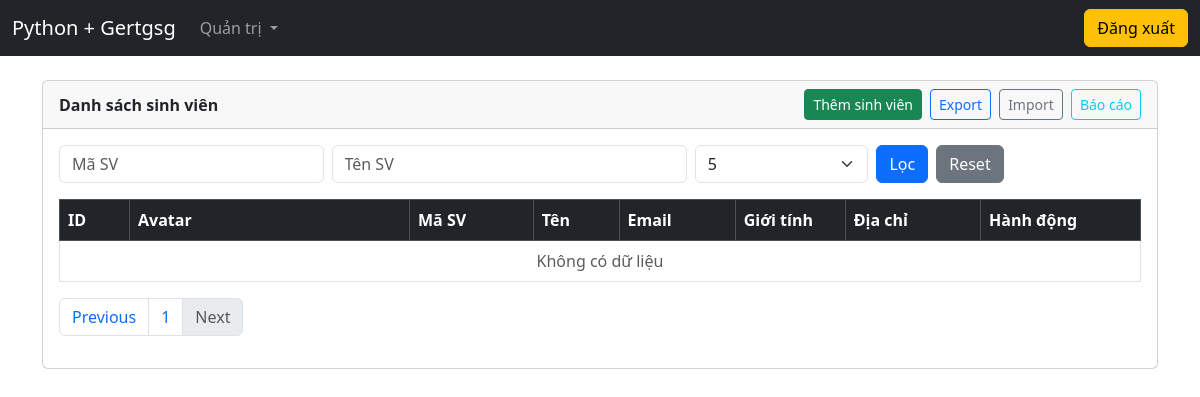
Before: /admin/students?page=2&ma_sv=&ten_sv=&per_page=5 (signed in) with the older database file.
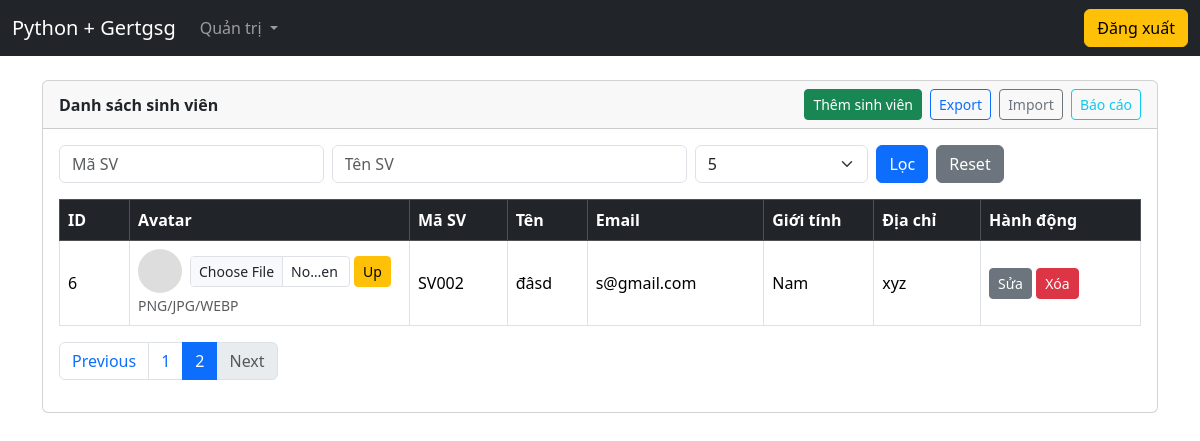
After: the same page with the newer database file.
### models.py (models this page shows, shortened)
class Student(UserMixin, db.Model):
    __tablename__ = "students"
    id = db.Column(db.Integer, primary_key=True)
    ma_sv = db.Column(db.String(50), unique=True, nullable=False, index=True)
    ten_sv = db.Column(db.String(255), nullable=False, index=True)
    email = db.Column(db.String(255), unique=True, nullable=False, index=True)
    mat_khau = db.Column(db.String(255), nullable=False)
    role = db.Column(db.String(20), nullable=False, default="student", index=True)
    avatar = db.Column(db.String(255), nullable=True)
    gioi_tinh = db.Column(db.String(10), nullable=True)
    dia_chi = db.Column(db.Text, nullable=True)
    failed_attempts = db.Column(db.Integer, nullable=False, default=0)
    last_failed_at = db.Column(db.DateTime, nullable=True)
    lock_until = db.Column(db.DateTime, nullable=True)
    class_id = db.Column(
        db.Integer,
        db.ForeignKey("classes.id", ondelete="SET NULL"),
        nullable=True,
        index=True,
    )
    class_ = db.relationship("Class", back_populates="students")
    teaching_classes = db.relationship(
        "Class",
        secondary=teacher_classes,
        back_populates="teachers",
        lazy="subquery",
    )

### admin_routes.py (the view)
@admin_bp.get("/students")
@login_required
@roles_required("admin")
def admin_students_index():
    q_ma = (request.args.get("ma_sv") or "").strip()
    q_ten = (request.args.get("ten_sv") or "").strip()
    try:
        page = int(request.args.get("page", 1))
    except ValueError:
        page = 1
    try:
        per_page = int(request.args.get("per_page", 5))
    except ValueError:
        per_page = 5
    per_page = 5 if per_page not in (5, 10, 20) else per_page
    query = Student.query
    if q_ma:
        query = query.filter(Student.ma_sv.ilike(f"%{q_ma}%"))
    if q_ten:
        query = query.filter(Student.ten_sv.ilike(f"%{q_ten}%"))
    pagination = query.order_by(Student.id.asc()).paginate(page=page, per_page=per_page, error_out=False)
    return render_template(
        "admin/index.html",  # bạn đang để students ở admin/index.html
        students=pagination.items,
        pagination=pagination,
        ma_sv=q_ma,
        ten_sv=q_ten,
        per_page=per_page,
    )

### app.py (called while the page is built)
@app.context_processor
def inject_csrf():
    def form_csrf_token():
        return Markup(f'<input type="hidden" name="csrf_token" value="{generate_csrf()}">')
    return dict(form_csrf_token=form_csrf_token)

@login_manager.user_loader
def load_user(user_id: str):
    try:
        return Student.query.get(int(user_id))
    except Exception:
        return None

### auth.py (called while the page is built)
def roles_required(*roles):
    def decorator(fn):
        @wraps(fn)
        def wrapper(*args, **kwargs):
            if not current_user.is_authenticated:
                abort(401)
            user_role = (getattr(current_user, "role", "") or "").strip().lower()
            if user_role not in [r.lower() for r in roles]:
                abort(403)
            return fn(*args, **kwargs)
        return wrapper
    return decorator

### templates/admin/index.html (shortened to what the changed rows need)
{% extends "base.html" %}
{% set title="Quản lý sinh viên (Admin)" %}
{% block content %}
<div class="card text-dark">
  <div class="card-body">
    <div class="table-responsive">
      <table class="table table-bordered align-middle">
        <thead class="table-dark">
          <tr>
            <th style="width:70px;">ID</th>
            <th style="width:280px;">Avatar</th>
            <th>Mã SV</th>
            <th>Tên</th>
            <th>Email</th>
            <th style="width:110px;">Giới tính</th>
            <th>Địa chỉ</th>
            <th style="width:160px;">Hành động</th>
          </tr>
        </thead>
        <tbody>
          {% for s in students %}
          <tr>
            <td>{{ s.id }}</td>
            <td>
              <div class="d-flex align-items-center gap-2">
                {% if s.avatar %}
                  <img
                    src="{{ url_for('static', filename='uploads/' ~ s.avatar) }}"
                    width="44" height="44"
                    style="border-radius:50%;object-fit:cover;"
                    alt="avatar">
                {% else %}
                  <div style="width:44px;height:44px;border-radius:50%;background:#ddd;"></div>
                {% endif %}
                <form
                  method="POST"
                  action="{{ url_for('admin.admin_student_upload_avatar', student_id=s.id) }}"
                  enctype="multipart/form-data"
                  class="d-flex gap-1 align-items-center"
                >
                  <input
                    type="file"
                    name="avatar"
                    class="form-control form-control-sm"
                    accept=".png,.jpg,.jpeg,.webp"
                    required
                    style="max-width:160px;"
                  >
                  <button class="btn btn-sm btn-warning" type="submit">Up</button>
                </form>
              </div>
              <small class="text-muted">PNG/JPG/WEBP</small>
            </td>
            <td>{{ s.ma_sv }}</td>
            <td>{{ s.ten_sv }}</td>
            <td>{{ s.email }}</td>
            <td>{{ s.gioi_tinh or "" }}</td>
            <td>{{ s.dia_chi or "" }}</td>
            <td>
              <a class="btn btn-sm btn-secondary" href="{{ url_for('admin.admin_students_edit', student_id=s.id) }}">Sửa</a>
              <form method="POST" action="{{ url_for('admin.admin_students_delete', student_id=s.id) }}" style="display:inline;">
                <button class="btn btn-sm btn-danger" onclick="return confirm('Xóa sinh viên này?')">Xóa</button>
              </form>
            </td>
          </tr>
          {% endfor %}
          {% if students|length == 0 %}
          <tr>
            <td colspan="8" class="text-center text-muted">Không có dữ liệu</td>
          </tr>
          {% endif %}
        </tbody>
      </table>
    </div>
    <nav>
      <ul class="pagination">
        {% for p in pagination.iter_pages(left_edge=1, right_edge=1, left_current=1, right_current=1) %}
          {% if p %}
            <li class="page-item {% if p==pagination.page %}active{% endif %}">
              <a class="page-link"
                 href="{{ url_for('admin.admin_students_index', page=p, ma_sv=ma_sv, ten_sv=ten_sv, per_page=per_page) }}">{{ p }}</a>
            </li>
          {% else %}
            <li class="page-item disabled"><span class="page-link">…</span></li>
          {% endif %}
        {% endfor %}
      </ul>
    </nav>
  </div>
</div>
{% endblock %}

Changed rows visible on the page:
added Student: id "6", ma_sv "SV002", ten_sv "đâsd", email "s@gmail.com", gioi_tinh "Nam", dia_chi "xyz"
Other visible differences:
new list line: "2"
text no longer shown: "Không có dữ liệu"
